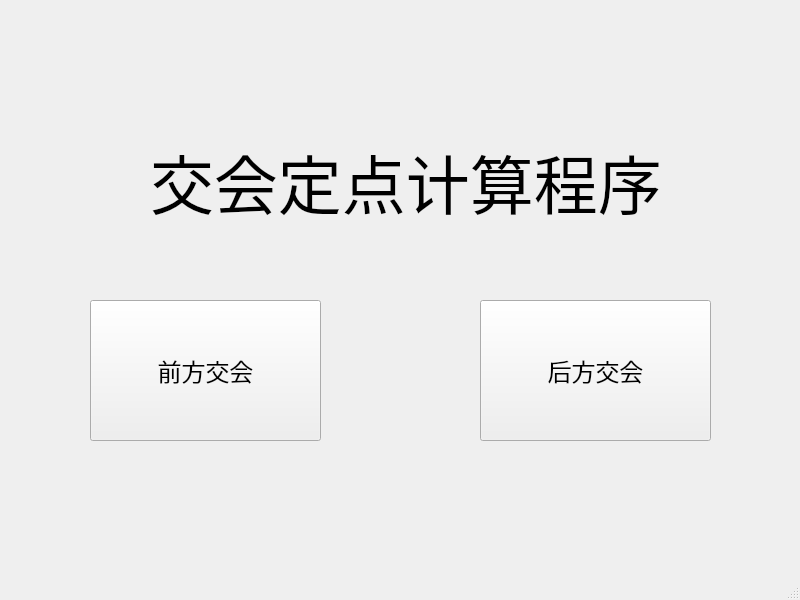
<?xml version="1.0" encoding="UTF-8"?>
<ui version="4.0">
 <class>intersection</class>
 <widget class="QMainWindow" name="intersection">
  <property name="geometry">
   <rect>
    <x>0</x>
    <y>0</y>
    <width>800</width>
    <height>600</height>
   </rect>
  </property>
  <property name="windowTitle">
   <string>intersection</string>
  </property>
  <widget class="QWidget" name="centralwidget">
   <widget class="QLabel" name="label">
    <property name="geometry">
     <rect>
      <x>150</x>
      <y>130</y>
      <width>531</width>
      <height>101</height>
     </rect>
    </property>
    <property name="font">
     <font>
      <family>楷体</family>
      <pointsize>48</pointsize>
     </font>
    </property>
    <property name="text">
     <string>交会定点计算程序</string>
    </property>
   </widget>
   <widget class="QPushButton" name="pushButton">
    <property name="geometry">
     <rect>
      <x>90</x>
      <y>300</y>
      <width>231</width>
      <height>141</height>
     </rect>
    </property>
    <property name="font">
     <font>
      <family>黑体</family>
      <pointsize>18</pointsize>
     </font>
    </property>
    <property name="text">
     <string>前方交会</string>
    </property>
   </widget>
   <widget class="QPushButton" name="pushButton_2">
    <property name="geometry">
     <rect>
      <x>480</x>
      <y>300</y>
      <width>231</width>
      <height>141</height>
     </rect>
    </property>
    <property name="font">
     <font>
      <family>黑体</family>
      <pointsize>18</pointsize>
     </font>
    </property>
    <property name="text">
     <string>后方交会</string>
    </property>
   </widget>
  </widget>
  <widget class="QMenuBar" name="menubar">
   <property name="geometry">
    <rect>
     <x>0</x>
     <y>0</y>
     <width>800</width>
     <height>22</height>
    </rect>
   </property>
  </widget>
  <widget class="QStatusBar" name="statusbar"/>
 </widget>
 <resources/>
 <connections/>
</ui>
